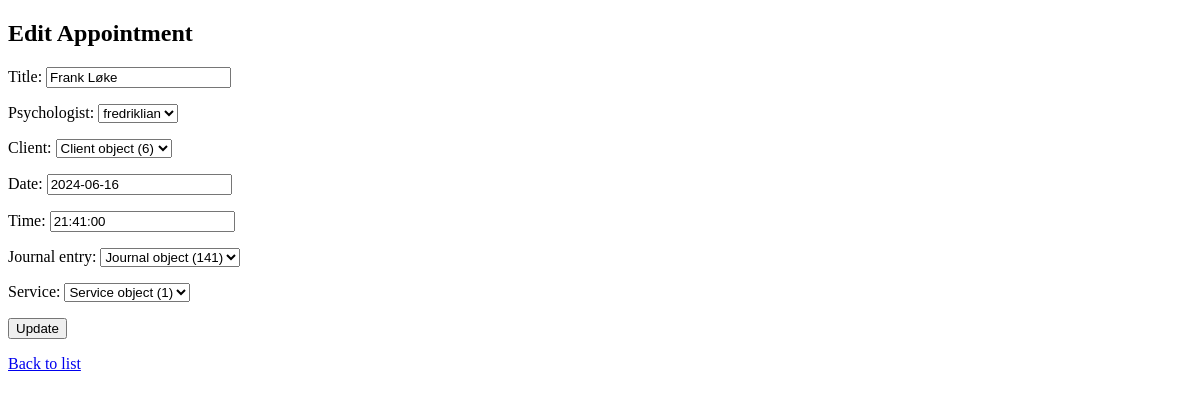
The app's page /journals/appointments/141/edit/ (signed in), older data.
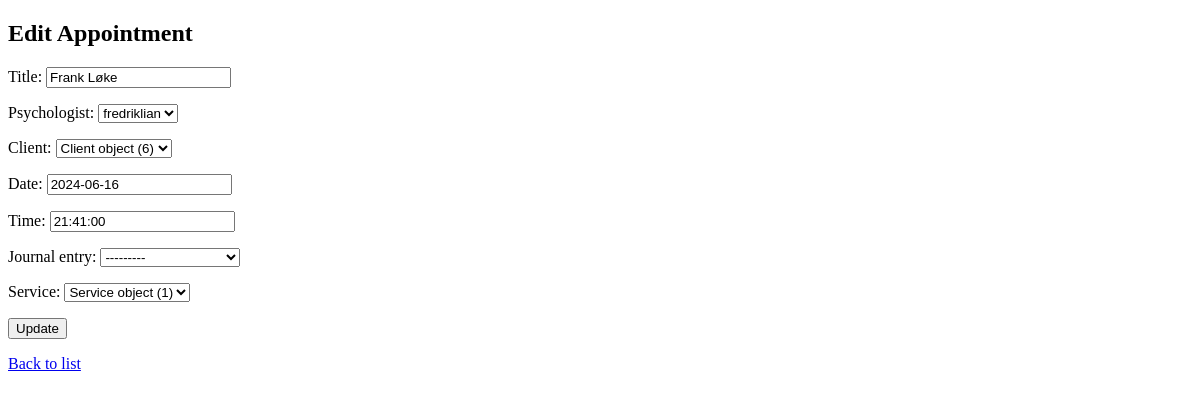
The same page, newer data.
### journals/models.py (models this page shows, shortened)
class Appointment(models.Model):
    title = models.CharField(max_length=200)
    psychologist = models.ForeignKey(User, on_delete=models.CASCADE)
    client = models.ForeignKey(Client, on_delete=models.CASCADE)
    service = models.ForeignKey(Service, on_delete=models.CASCADE)
    date = models.DateField()
    time = models.TimeField()
    created_at = models.DateTimeField(auto_now_add=True)
    journal_entry = models.OneToOneField(Journal, on_delete=models.SET_NULL, null=True, blank=True)

### journals/views.py (the view)
# urls.py: path('appointments/<int:pk>/edit/', views.appointment_edit, name='appointment_edit'),
@login_required
def appointment_edit(request, pk):
    appointment = get_object_or_404(Appointment, pk=pk)
    if request.method == 'POST':
        form = AppointmentForm(request.POST, instance=appointment)
        if form.is_valid():
            form.save()
            return redirect('appointment_detail', pk=pk)
    else:
        form = AppointmentForm(instance=appointment)
    return render(request, 'journals/appointment_form.html', {'form': form})

### journals/forms.py
class AppointmentForm(forms.ModelForm):
    class Meta:
        model = Appointment
        fields = ['title', 'psychologist', 'client', 'date', 'time', 'journal_entry', 'service']

### journals/templates/journals/appointment_form.html (shortened to what this page needs)
{% load static %}
<!DOCTYPE html>
<html>
<head>
</head>
<body>
    <h2>{% if form.instance.pk %}Edit{% else %}Create{% endif %} Appointment</h2>
    <form method="post">
        {{ form.as_p }}
        <button type="submit">{% if form.instance.pk %}Update{% else %}Create{% endif %}</button>
    </form>
    <p><a href="{% url 'appointment_list' %}">Back to list</a></p>
</body>
</html>

Row changes from the older to the newer data that the page shows:
changed Appointment "Frank Løke": journal_entry "Journal object (141)" → "---------"
